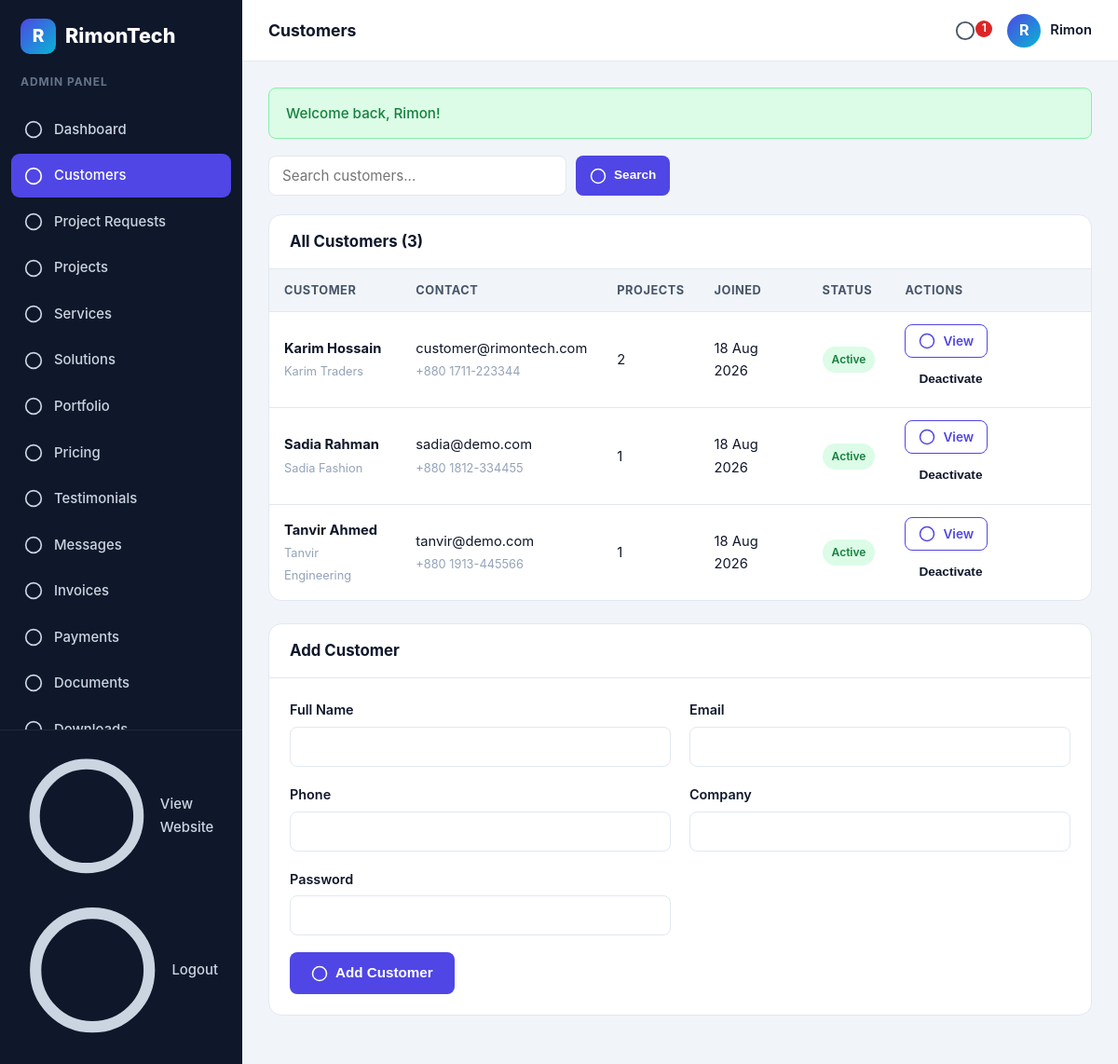
The page /admin/customers.php (signed in) on the database its author committed.
### tables this page shows
CREATE TABLE IF NOT EXISTS customers (
    id INT UNSIGNED AUTO_INCREMENT PRIMARY KEY,
    name VARCHAR(120) NOT NULL,
    email VARCHAR(190) NOT NULL UNIQUE,
    phone VARCHAR(40) NULL,
    company VARCHAR(150) NULL,
    address VARCHAR(255) NULL,
    password VARCHAR(255) NOT NULL,
    status ENUM('active','inactive') NOT NULL DEFAULT 'active',
    created_at TIMESTAMP DEFAULT CURRENT_TIMESTAMP
);

### config/database.php (called while the page is built, shortened)
<?php
function db(): PDO
{
    static $pdo = null;
    if ($pdo === null) {
        $dsn = 'mysql:host=' . DB_HOST . ';dbname=' . DB_NAME . ';charset=utf8mb4';
        $pdo = new PDO($dsn, DB_USER, DB_PASS, [
            PDO::ATTR_ERRMODE => PDO::ERRMODE_EXCEPTION,
            PDO::ATTR_DEFAULT_FETCH_MODE => PDO::FETCH_ASSOC,
            PDO::ATTR_EMULATE_PREPARES => false,
        ]);
    }
    return $pdo;
}

### admin/customers.php (the view, shortened to what this page needs)
<?php
$pageTitle = 'Customers';
$activeNav = 'customers';
require_once __DIR__ . '/../includes/functions.php';
$q = trim($_GET['q'] ?? '');
$sql = 'SELECT c.*, (SELECT COUNT(*) FROM projects p WHERE p.customer_id = c.id) AS project_count FROM customers c';
$params = [];
$sql .= ' ORDER BY c.created_at DESC';
$stmt = db()->prepare($sql);
$stmt->execute($params);
$customers = $stmt->fetchAll();
include __DIR__ . '/../includes/admin-header.php';
?>
<form method="get" action="<?= url('admin/customers.php') ?>" style="margin-bottom:20px;">
  <div style="display:flex;gap:10px;">
    <input type="text" name="q" class="form-control" value="<?= e($q) ?>" placeholder="Search customers..." style="max-width:320px;">
    <button type="submit" class="btn btn-primary btn-sm"><?= icon('search') ?> Search</button>
  </div>
</form>
<div class="panel">
  <div class="panel-head"><h3>All Customers (<?= count($customers) ?>)</h3></div>
  <div class="table-wrap">
    <table class="table">
      <thead><tr><th>Customer</th><th>Contact</th><th>Projects</th><th>Joined</th><th>Status</th><th>Actions</th></tr></thead>
      <tbody>
        <?php foreach ($customers as $c): ?>
          <tr>
            <td><b><?= e($c['name']) ?></b><br><span style="color:var(--text-3);font-size:0.8rem;"><?= e($c['company'] ?: '') ?></span></td>
            <td><?= e($c['email']) ?><br><span style="color:var(--text-3);font-size:0.8rem;"><?= e($c['phone'] ?: '') ?></span></td>
            <td><?= (int)$c['project_count'] ?></td>
            <td><?= date('d M Y', strtotime($c['created_at'])) ?></td>
            <td><?= status_badge($c['status']) ?></td>
            <td>
              <div class="actions">
                <a class="btn btn-sm btn-outline" href="<?= url('admin/customer-details.php?id=' . $c['id']) ?>"><?= icon('eye') ?> View</a>
                <form method="post" action="<?= url('admin/customers.php') ?>" style="margin:0;">
                  <button type="submit" class="btn btn-sm btn-ghost"><?= $c['status'] === 'active' ? 'Deactivate' : 'Activate' ?></button>
                </form>
              </div>
            </td>
          </tr>
        <?php endforeach; ?>
      </tbody>
    </table>
  </div>
</div>
<div class="panel">
  <div class="panel-head"><h3>Add Customer</h3></div>
  <div class="panel-body">
    <form method="post" action="<?= url('admin/customers.php') ?>">
      <div class="form-grid">
        <div class="form-group">
          <label class="form-label">Full Name</label>
          <input type="text" name="name" class="form-control" required>
        </div>
        <div class="form-group">
          <label class="form-label">Email</label>
          <input type="email" name="email" class="form-control" required>
        </div>
        <div class="form-group">
          <label class="form-label">Phone</label>
          <input type="text" name="phone" class="form-control">
        </div>
        <div class="form-group">
          <label class="form-label">Company</label>
          <input type="text" name="company" class="form-control">
        </div>
        <div class="form-group">
          <label class="form-label">Password</label>
          <input type="password" name="password" class="form-control" minlength="8" required>
        </div>
      </div>
      <button type="submit" class="btn btn-primary"><?= icon('plus') ?> Add Customer</button>
    </form>
  </div>
</div>
<?php include __DIR__ . '/../includes/admin-footer.php'; ?>

### includes/admin-header.php (shortened to what this page needs)
<?php
require_once __DIR__ . '/functions.php';
$admin = require_admin();
$activeNav = $activeNav ?? '';
$pageTitle = $pageTitle ?? 'Admin Dashboard';
$unread = unread_count('admin', (int)$admin['id']);
$navItems = [
    'dashboard' => ['label' => 'Dashboard', 'url' => 'admin/dashboard.php', 'icon' => 'grid'],
    'customers' => ['label' => 'Customers', 'url' => 'admin/customers.php', 'icon' => 'users'],
    'project-requests' => ['label' => 'Project Requests', 'url' => 'admin/project-requests.php', 'icon' => 'inbox'],
    'projects' => ['label' => 'Projects', 'url' => 'admin/projects.php', 'icon' => 'clipboard'],
    'services' => ['label' => 'Services', 'url' => 'admin/services.php', 'icon' => 'layers'],
    'solutions' => ['label' => 'Solutions', 'url' => 'admin/solutions.php', 'icon' => 'cpu'],
    'portfolio' => ['label' => 'Portfolio', 'url' => 'admin/portfolio.php', 'icon' => 'eye'],
    'pricing' => ['label' => 'Pricing', 'url' => 'admin/pricing.php', 'icon' => 'tag'],
    'testimonials' => ['label' => 'Testimonials', 'url' => 'admin/testimonials.php', 'icon' => 'quote'],
    'messages' => ['label' => 'Messages', 'url' => 'admin/messages.php', 'icon' => 'mail'],
    'invoices' => ['label' => 'Invoices', 'url' => 'admin/invoices.php', 'icon' => 'file'],
    'payments' => ['label' => 'Payments', 'url' => 'admin/payments.php', 'icon' => 'wallet'],
    'documents' => ['label' => 'Documents', 'url' => 'admin/documents.php', 'icon' => 'layers'],
    'downloads' => ['label' => 'Downloads', 'url' => 'admin/downloads.php', 'icon' => 'download'],
    'notifications' => ['label' => 'Notifications', 'url' => 'admin/notifications.php', 'icon' => 'bell'],
    'settings' => ['label' => 'Settings', 'url' => 'admin/settings.php', 'icon' => 'settings'],
];
?>
<!DOCTYPE html>
<html lang="en">
<head>
<link rel="stylesheet" href="<?= url('assets/css/style.css') ?>">
</head>
<body class="dashboard-body">
<div class="dashboard admin-dashboard">
  <aside class="sidebar" id="sidebar">
    <a href="<?= url('admin/dashboard.php') ?>" class="brand sidebar-brand">
      <span class="brand-mark">R</span>
      <span class="brand-text"><?= e(APP_NAME) ?></span>
    </a>
    <p class="sidebar-caption">Admin Panel</p>
    <nav class="sidebar-nav">
      <?php foreach ($navItems as $key => $item): ?>
        <?php $extra = $key === 'notifications' && $unread > 0 ? '<span class="dot-badge">' . $unread . '</span>' : ''; ?>
        <a href="<?= url($item['url']) ?>" class="sidebar-link <?= $activeNav === $key ? 'active' : '' ?>">
          <span class="sidebar-icon"><?= icon($item['icon']) ?></span>
          <?= e($item['label']) ?><?= $extra ?>
        </a>
      <?php endforeach; ?>
    </nav>
    <div class="sidebar-footer">
      <a href="<?= url('index.php') ?>" class="sidebar-link"><?= icon('eye') ?> View Website</a>
      <a href="<?= url('admin/logout.php') ?>" class="sidebar-link"><?= icon('logout') ?> Logout</a>
    </div>
  </aside>
  <div class="dashboard-main">
    <header class="topbar">
      <h1 class="topbar-title"><?= e($pageTitle) ?></h1>
      <div class="topbar-right">
        <a href="<?= url('admin/notifications.php') ?>" class="topbar-icon" title="Notifications">
          <?= icon('bell') ?>
          <?php if ($unread > 0): ?><span class="dot-badge"><?= $unread ?></span><?php endif; ?>
        </a>
        <div class="topbar-user">
          <span class="avatar"><?= e(strtoupper(substr($admin['name'], 0, 1))) ?></span>
          <span class="topbar-user-name"><?= e($admin['name']) ?></span>
        </div>
      </div>
    </header>
    <div class="dashboard-content">
      <?php flash_render(); ?>

### includes/functions.php (shortened to what this page needs)
<?php
require_once __DIR__ . '/../config/database.php';
function base_url(string $path = ''): string
{
    static $base = null;
    if ($base === null) {
        $rootFs = realpath(dirname(__DIR__));
        $docRoot = realpath($_SERVER['DOCUMENT_ROOT'] ?? $rootFs);
        $base = '/';
    }
    return $base . ltrim($path, '/');
}
function url(string $path = ''): string
{
    return base_url($path);
}
function e(?string $value): string
{
    return htmlspecialchars((string)$value, ENT_QUOTES, 'UTF-8');
}
function get_flashes(): array
{
    $flashes = $_SESSION['flash'] ?? [];
    return $flashes;
}
function flash_render(): void
{
    foreach (get_flashes() as $f) {
        $type = $f['type'] === 'error' ? 'error' : 'success';
        echo '<div class="alert alert-' . e($type) . '">' . e($f['message']) . '</div>';
    }
}
function current_admin(): ?array
{
    $stmt = db()->prepare('SELECT * FROM admins WHERE id = ?');
    $stmt->execute([$_SESSION['admin_id']]);
    return $stmt->fetch() ?: null;
}
function require_admin(): array
{
    $admin = current_admin();
    return $admin;
}
function unread_count(string $type, int $userId): int
{
    $stmt = db()->prepare('SELECT COUNT(*) FROM notifications WHERE user_type = ? AND user_id = ? AND is_read = 0');
    $stmt->execute([$type, $userId]);
    return (int)$stmt->fetchColumn();
}
function icon(string $name): string
{
    return $map[$name] ?? '<svg viewBox="0 0 24 24" fill="none" stroke="currentColor" stroke-width="2"><circle cx="12" cy="12" r="10"/></svg>';
}
function status_badge(string $status): string
{
    $colors = [
        'new' => 'badge-blue', 'contacted' => 'badge-purple', 'in_progress' => 'badge-orange',
        'completed' => 'badge-green', 'closed' => 'badge-gray', 'delivered' => 'badge-green',
        'planning' => 'badge-blue', 'review' => 'badge-purple', 'active' => 'badge-green',
        'inactive' => 'badge-gray', 'unpaid' => 'badge-orange', 'paid' => 'badge-green',
        'overdue' => 'badge-red', 'cancelled' => 'badge-gray', 'pending' => 'badge-orange',
        'failed' => 'badge-red', 'open' => 'badge-blue', 'answered' => 'badge-green', 'closed' => 'badge-gray',
    ];
    $color = $colors[$status] ?? 'badge-gray';
    return '<span class="badge ' . e($color) . '">' . e(ucwords(str_replace('_', ' ', $status))) . '</span>';
}

### rows shown on the page
customers: name "Karim Hossain", company "Karim Traders", email "customer@rimontech.com", phone "+880 1711-223344", project_count "2", created_at "18 Aug 2026", status "Active", shows "Deactivate"
customers: name "Sadia Rahman", company "Sadia Fashion", email "sadia@demo.com", phone "+880 1812-334455", project_count "1", created_at "18 Aug 2026", status "Active", shows "Deactivate"
customers: name "Tanvir Ahmed", company "Tanvir Engineering", email "tanvir@demo.com", phone "+880 1913-445566", project_count "1", created_at "18 Aug 2026", status "Active", shows "Deactivate"

### other values the page prints
APP_NAME "RimonTech"
$item['label'] "Dashboard"
$item['label'] "Customers"
$item['label'] "Project Requests"
$item['label'] "Projects"
$item['label'] "Services"
$item['label'] "Solutions"
$item['label'] "Portfolio"
$item['label'] "Pricing"
$item['label'] "Testimonials"
$item['label'] "Messages"
$item['label'] "Invoices"
$item['label'] "Payments"
$item['label'] "Documents"
$pageTitle "Customers"
